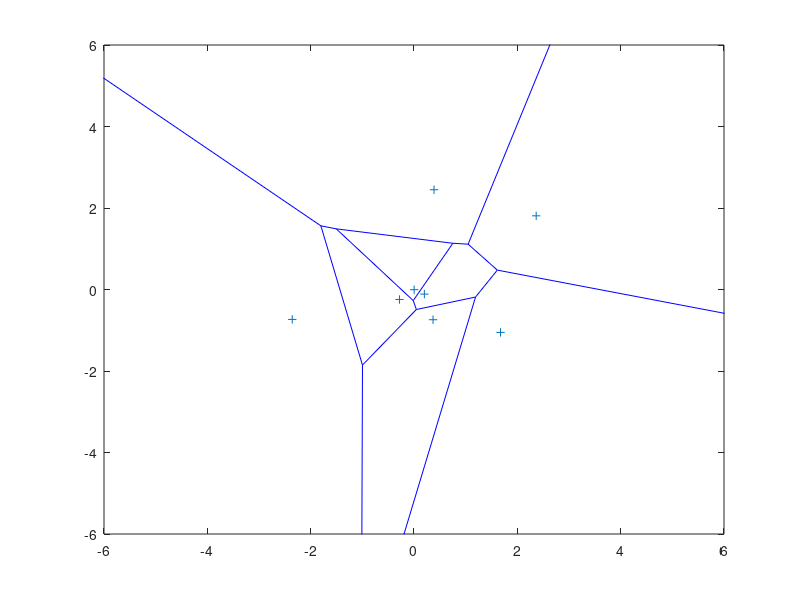

Here is the MATLAB script that generated this plot: (Note: this script raises an error after producing the figure.)
%% Voronoi diagram
% version 0.01
% Jonas K. Sekamane
%
% *BOUNDED VORONOI DIAGRAM*
% Extending the the _voronoi_ and _voronoin_ functions with a boundary, 
% such that any open regions can be patched.

clearvars;

% Points - Random firm locations
n = 8;
%x0 = rand(1, n)*10-5; % Initial x-position of firm
%y0 = rand(1, n)*10-5; % Initial y-position of firm
%xy = [x0' y0'];
[x0, y0] = pol2cart( rand(n,1)*2*pi , rand(n,1)*3 );
xy = [x0 y0];

% Default plot
figure(1);
voronoi(xy(:,1)' , xy(:,2)');
xlim([-6 6]); ylim([-6 6]);

% Default functions
[vx,vy] = voronoi(xy(:,1)' , xy(:,2)');
% Coordinates of the inner Voronoi edges/end points
[V1,C] = voronoin(xy);

% Boundary box
bbox = [-5 5 5 -5 -5; 5 5 -5 -5 5]';

% Calculate the maximum distance between any two points within the boundary
bdistance = sqrt((-5-5)^2+(-5-5)^2); % Length of diagonal for a square boundary box.
% For more general convex boundary use covhull() + algorithm described here: http://stackoverflow.com/a/2736383

% Boundary box line segments
bvx = [ bbox(1:end-1,1)'; circshift( bbox(1:end-1,1)', [0,-1] ) ];
bvy = [ bbox(1:end-1,2)'; circshift( bbox(1:end-1,2)', [0,-1] ) ];




% Coordinates of the boundary box cornors
V2 = [bbox(1:end-1,1) bbox(1:end-1,2)];

% For each point calculate the euclidean distance to boundary points.
distance = pdist2(xy, [bbox(1:end-1,1) bbox(1:end-1,2)], 'euclidean');
% Find for each boundary point the minimum distiance (minVal) and the boundary point (minInd)
[minVal, minInd] = min(distance);
% Mapping the boundary point to each firm
% Create emptry cell array where row is point, and array is the corresponding bounardy points in V2
C2 = num2cell(repmat(NaN,1,n)');
for i=1:length(C2)
   C2{i} = find(minInd==i);
end

%% TO-DO:
% Extend the lines to insure that they intersect with the boundary box.
% Only extend lines where both (or just one) ends are unconnected with other lines 
% (and extend in the direction away from the connected end).
% The minimum length of the extended line should be the diagonal length of the boundary box.
% If boundary polygon instead of boundary box, then something similar to regionprops's MajorAxisLength property.

% Identify the Voronoi edges/endpoints that are within the boundary.
%[vxu vxui] = unique(vx(:)); 
%[vyu vyui] = unique(vy(:)); 
%[sort(vxui) sort(vyui)]
%vx(sort(vxui))
[~, vui] = unique(vx(:)); 
V0 = [vx(sort(vui)) vy(sort(vui))];
in = inpolygon(V0(:,1), V0(:,2), bbox(:,1), bbox(:,2));


% Identify Voronoi line segments with common endpoints inside boundary.
vend = NaN(size(vx));
for line=1:length(vx);
    % If line is connected to any other line (ie. 1:N~=line).
    others = find( 1:length(vx) ~= line );
    for i=1:2
         connected = ismember(vx(i,line), vx(:,others));
         outside = ismember(vx(i,line), V0(~in,1));
         vend(i,line) = connected+outside;
    end
end
% Find the Voronoi lines that have exactly one shared endpoint within
% boundary.
count = sum(logical(vend),1);
lines = find(count==1);
% Loop through all lines with one common endpoint (in boundary) and
% extend its length (to insure that the line intersects with the boundary)
vx_extent = vx;
vy_extent = vy;
for line = lines
    % The common endpoint
    i = find(vend(:,line));
    % The other endpoint (opposite of i)
    j = 1+abs(2-i); % Takes value 2 if i=1 and takes value 1 if i=2.
    % Extend the line in the direction away from the common endpoint
    [direction, ~] = cart2pol( vx(j,line)-vx(i,line), vy(j,line)-vy(i,line) );
    % Setting the length equal to the maximumum distance between any two
    % points within boundary.
    [dx, dy] = pol2cart(direction, bdistance);
    % New end point
    vx_extent(j,line) = vx(i,line) + dx;
    vy_extent(j,line) = vy(i,line) + dy;
end


% Remove lines that are completely outside boundary
%vx_extent(:,find(~count)) = [];
%vy_extent(:,find(~count)) = [];

%% Line intersection

%%% First appoach:

% Line intersect with boundary box
bbx = []; bby = []; bbii = [];
for j = 1:length(vx_extent)
    [xi, yi, ii] = polyxpoly(bbox(:,1), bbox(:,2), vx_extent(:,j), vy_extent(:,j)); % [xi, yi, ii] = 
    bbx = [bbx; xi];
    bby = [bby; yi];
    bbii = [bbii; ii];
end
V3 = [bbx bby]; % Coordinates of the voronoi diagram lines intersection with the boundary box.

%%% Second appoach:

% Find the intersection points between the Voronoi lines and the boundary.
[xi, yi, ii] = polyxpoly(vx_extent, vy_extent, bvx, bvy);
% Create new matrix with boundary line segments that are split at the 
% intersection points. Size of new matrix.
sb = [2 size(ii,1)+size(bvx,2)];
bvx_split = NaN(sb);
bvy_split = NaN(sb);
% Create new matrix with Voroni line segments that are split at the 
% intersection points. Size of new matrix.
sv = [2 size(ii,1)+size(vx_extent,2)];
vx_extent_split = NaN(sv);
vy_extent_split = NaN(sv);
[~, iiv] = sort(ii(:,1));
for i=1:size(ii,1)
    % Select the boundary split points in new matrix.
    % Using index from polyxpoly and scales to fit new matrix dimension
    % (each split adds two endpoints)
    bline = ii(i,2) + (i-1)*2;
    bvx_split(bline+1) = xi(i); % Split x end point
    bvx_split(bline+2) = xi(i); % Split x start point
    bvy_split(bline+1) = yi(i); % Split y end point
    bvy_split(bline+2) = yi(i); % Split y start point
    % Select the Voroni split points in new matrix.
    % Using index from polyxpoly and scales to fit new matrix dimension
    % (each split adds two endpoints)
    vline = ii(iiv(i),1) + (i-1)*2;
    vx_extent_split(vline) = xi(iiv(i)); % Split x end point
    vx_extent_split(vline+1) = xi(iiv(i)); % Split x start point
end
%bvx_split
%bvy_split
% Now that all splits has been added the remaning empty cells are the
% original boundary points.
bvx_split_nan = find(isnan(bvx_split));
bvx_split(bvx_split_nan) = bvx;
bvy_split(bvx_split_nan) = bvy;
vx_extent_split_nan = find(isnan(vx_extent_split));
vx_extent_split(vx_extent_split_nan) = vx_extent;
%bvx_split
%bvy_split

%bvx_new = bvx(ii(:,2)) 
%bvx(ii(:,2)+1)

%[ii(:,2) ii(:,2)+1]
[ii(:,1) ii(:,1)+1]
vx_extent_split
% [sort(ii(:,1)) sort(ii(:,1))+1]
% 
% bvx_split = bvx
% bvx_split(7) = NaN
% 
% [xi, yi, jj] = polyxpoly(bvx(:), bvy(:), vx_extent(:), vy_extent(:));



%%% Third appoach:

% Formatting to fit lineSegmentIntersect
VXY = [vx_extent(1,:)' vy_extent(1,:)' vx_extent(2,:)' vy_extent(2,:)'];
BXY = [bvx(1,:)' bvy(1,:)' bvx(2,:)' bvy(2,:)'];

out = lineSegmentIntersect(VXY, BXY);

%% Split lines at intersection points

% New variables that simply later code
A = out.intAdjacencyMatrix;
IX = out.intMatrixX;
IY = out.intMatrixY;
s = size(A);

% Create new matrix for the split line segments
VXY_split = NaN(s(1)+sum(A(:)), 4);
% Count the number of intersections for each voronoi line.
vbreaks = sum(A,2);
% Loop through all voronoi lines that has an intersection.
v = 1;
for vline = find(vbreaks)'
    
    % Find index for intersection points.
    bline = find(A(vline,:));
    % Create matrix with all points. Each row is a point with form [x y].
    % So need to reshape VXY. Each split gives two points; start and end.
    points = [ reshape( VXY(vline,:), 2, 2)'; ...
               repmat( [IX(vline,bline)' IY(vline,bline)'], 2, 1) ];
    % All points on same line; sort primarily by x and secondarily by y.
    pointssorted = sortrows(points);
    % Reformat so row is line with form [x1 y1 x2 y2]. New length is l.
    l = vbreaks(vline)+1;
    VXY_split(v:v-1+l,:) = reshape(pointssorted', 4, l)';
    v = v+l;
    
end
VXY_split(v:end,:) = VXY(vbreaks==0,:); % Lines with no split

% Create new matrix for the split line segments
BXY_split = NaN(s(2)+sum(A(:)), 4);
% Count the number of intersections for each boundary line.
bbreaks = sum(A,1);
% Loop through all boundary lines that has an intersection.
b = 1;
for bline = find(bbreaks)
    
    % Find index for intersection points.
    vline = find(A(:,bline));
    % Create matrix with all points. Each row is a point with form [x y].
    % So need to reshape BXY. Each split gives two points; start and end.
    points = [ reshape( BXY(bline,:), 2, 2)'; ...
               repmat( [IX(vline,bline) IY(vline,bline)], 2, 1) ];
    % All points on same line; sort primarily by x and secondarily by y.
    if mod(bline,2) % even number
        pointssorted = sortrows(points, [1 2]);
    else
        pointssorted = sortrows(points, [2 1]);
    end
    % Reformat so row is line with form [x1 y1 x2 y2]. New length is l.
    l = bbreaks(bline)+1;
    BXY_split(b:b-1+l,:) = reshape(pointssorted', 4, l)';
    b = b+l;
    
end
BXY_split(b:end,:) = BXY(bbreaks==0,:); % Lines with no split

% Delete lines outside boundary
VXY_split(find( sum( (abs(VXY_split)>5) ,2) ),:) = [];


% s = size(out.intAdjacencyMatrix);
% BXY_split = NaN(sum(s), 4);
% i = 1;
% for bline=1:s(2)
%     if any(out.intAdjacencyMatrix(:, bline))
%         j = 1;
%         for vline = find(out.intAdjacencyMatrix(:, bline))
%             BXY_split(i,:) = 
%             j = j+1;
%             i = i+1;
%         end
%     else 
%         BXY_split(i,:) = BXY(bline,:);
%         i = i+1;
%     end    
% end

sb = [size(BXY,2)+sum(out.intAdjacencyMatrix(:)), 2];
BX_split = NaN(sb);
BX_split(out.intAdjacencyMatrix) = out.intMatrixX(out.intAdjacencyMatrix)
BX_split(circshift(out.intAdjacencyMatrix,[0,1])) = out.intMatrixX(out.intAdjacencyMatrix)
%bshift = [zeros(1,size(out.intAdjacencyMatrix,2)); out.intAdjacencyMatrix];
%BX_split(find(bshift)) = out.intMatrixX(out.intAdjacencyMatrix)
BX_split(~out.intAdjacencyMatrix) = BXY(~out.intAdjacencyMatrix)

% Loop through all boundary lines
% bintersets = sum(out.intAdjacencyMatrix,2);
% for bi=1:size(BXY,1)
%     if(~bintersets(bi))
%         % No intersects points
%         BXY_split = [BXY_split; BXY(bi,:)]
%     else
%        % intersect points
%        
%     end
%     
% end

%out.intAdjacencyMatrix

%% 

% For each point calculate the euclidean distance to boundary points.
distance2 = pdist2(xy, [bbx bby], 'euclidean');
[B,I] = sort(distance2,1); % find the smallest distances
I = I(1:2,:); % each point has two boundary points. 
%% TO-DO: 
% This should not find 2 points, but find all cases where the distance is equal.
% Loop though and find all points where distance equals minimum distance B.
% SECOND APPROACH; Only look at points in an open region: if any(C{i}~=1) 
% Create emptry cell array where row is point, and array is the corresponding bounardy points in V3
C3 = num2cell(repmat(NaN,1,n)');
for i=1:length(C3)
   C3{i} = [find(I(1,:)==i) find(I(2,:)==i)]; % the two boundary points
end

%% Combine the points:
% TO-DO:
polygon = [V1; V2; V3];

% First appoach:
% polygon2 = polygon(3:end,:);
% C_final2{1} = [1 3 5 10 11];
% C_final2{2} = [1 2 3 8 9];
% C_final2{3} = [2 4 7 8 12]; 
% C_final2{4} = [1 6 9 11];
% C_final2{5} = [2 3 10 12];

% for i = 3:length(C_final2)
%     x = polygon2(C_final2{i},1);
%     y = polygon2(C_final2{i},2);
%     cx = mean(x);
%     cy = mean(y);
%     a = atan2(x - cy, y - cx);
%     [~, order] = sort(a);
%     x = x(order);
%     y = y(order);
%     patch(x,y,i);
% end

% Second appoach:
% for i = 1:length(C)
%     C_final{i} = [C{i} C2{i}+length(V1) C3{i}+length(V1)+length(V2)];
%     
% %     if all(C{i}~=1)   % If at least one of the indices is 1,
% %                       % then it is an open region and we can't
% %                       % patch that.
% %         %polygon = [polygon; V1(C{i})];
% %         %patch(V1(C{i},1),V1(C{i},2),i); % use color i.
% %     end
% %     if ~isempty(C2{i})
% %         %patch(V2(C2{i},1),V2(C2{i},2),i);
% %     end
%     patch(polygon(C_final{i},1),polygon(C_final{i},2),i);
% end




%% JUNK/TEMPORARY CODE:

%[B,I] = sort(minInd);

% Cbb = [bbii(:,1) bbii(:,1)+1]
% %bbox(bbii(:,1),:)
% [Cbb bbx bby] % V2 extra
% 
% test = Cbb(:,1)
% 
% C3 = num2cell(repmat(NaN,1,length(Cbb))');
% for i=1:length(test)
%     C3{i} = find(minInd==test(i));
% end
%     
% C3 = num2cell(repmat(NaN,1,length(Cbb))');
% for i=1:length(C2)
%    C2{i}
%    %C3{i} = minInd(Cbb(i,:));
% end
% 
% minInd


% bbx2 = [bbx; bbox(1:end-1,1)];
% bby2 = [bby; bbox(1:end-1,2)];


% % loop though all points with open regions and select boundary points
% n = length(bbx2);
% for i = 1:length(C)
%     if any(C{i}==1) % If at least one of the indices is 1,
%         % then it is an open region and we can't patch that.
%         linex = [bbx2'; repmat(xy(i,1), 1,n)];
%         liney = [bby2'; repmat(xy(i,2), 1,n)];
%         [xi_temp, yi_temp, ii] = polyxpoly(linex, liney, vx, vy);
% %         for j = 1:length(linex)
% %             [xi, yi] = polyxpoly(vx(:,j), vy(:,j), bbox(:,1), bbox(:,2));
% %             bbx = [bbx; xi];
% %             bby = [bby; yi];
% %         end
%     end
% end

figure(2);
plot(vx_extent,vy_extent);
xlim([-6 6]); ylim([-6 6]);
hold on;
plot(bbox(:,1),bbox(:,2));
scatter(bbx, bby);
scatter(V1(:,1), V1(:,2));
%scatter(bbox(1:end-1,1),bbox(1:end-1,2));
text(bbox(1:end-1,1)-0.1, bbox(1:end-1,2)-0.1, cellstr(num2str([1:4]')) );
scatter( xy(:,1)' , xy(:,2)', 'filled');
text(xy(:,1)'+0.1, xy(:,2)'+0.1, cellstr(num2str([1:n]')) );
%plot(linex,liney,':');
%scatter(xi_temp, yi_temp);
%patch(test(:,1),test(:,2),3);
hold off;
% xlabel('x'); ylabel('y');
% %voronoi(xy(:,1)' , xy(:,2)');
% hold off;

%[xi, yi] = polyxpoly(vx, vy, bbox(:,1), bbox(:,2),'unique'); % line intersect with boundary box

%[lat,lon] = polymerge(vx,vy);
%plot(lat,lon, ':');

%[XY,V1,C] = VoronoiLimit(xy(:,1)' , xy(:,2)', bbox); % http://www.mathworks.com/matlabcentral/fileexchange/34428-voronoilimit


% figure(3);
% plot(vx,vy);
% xlim([-10 10]); ylim([-10 10]);
% hold on;
% plot(bbox(:,1),bbox(:,2));
% hold off;
% 
% figure(31);
% plot(vx_extent,vy_extent);
% xlim([-10 10]); ylim([-10 10]);
% hold on;
% plot(bbox(:,1),bbox(:,2));
% hold off;

% figure(4);
% plot(vx(:,bbii(1,2)),vy(:,bbii(1,2)));
% xlim([-6 6]); ylim([-6 6]);
% hold on;
% plot( bbox(bbii(1,1),1) , bbox(bbii(1,1),2) );
% hold off;
% bbii(1,1)
% 

figure(33);
plot(vx_extent,vy_extent);
xlim([-8 8]); ylim([-8 8]);
hold on;
plot(bbox(:,1),bbox(:,2));
scatter(IX(A),IY(A),[],'r');
hold off;

m = 1:length(BXY_split);
figure(5);
plot( BXY_split(m,[1 3])', BXY_split(m,[2 4])');
xlim([-6 6]); ylim([-6 6]);
hold on;
plot( VXY_split(:,[1 3])', VXY_split(:,[2 4])');
hold off;

% Calculating distance from line segments to points

bdist = pldist2(xy, BXY_split)
% Find closest firm for each line segment
[~, I] = min(bdist)



